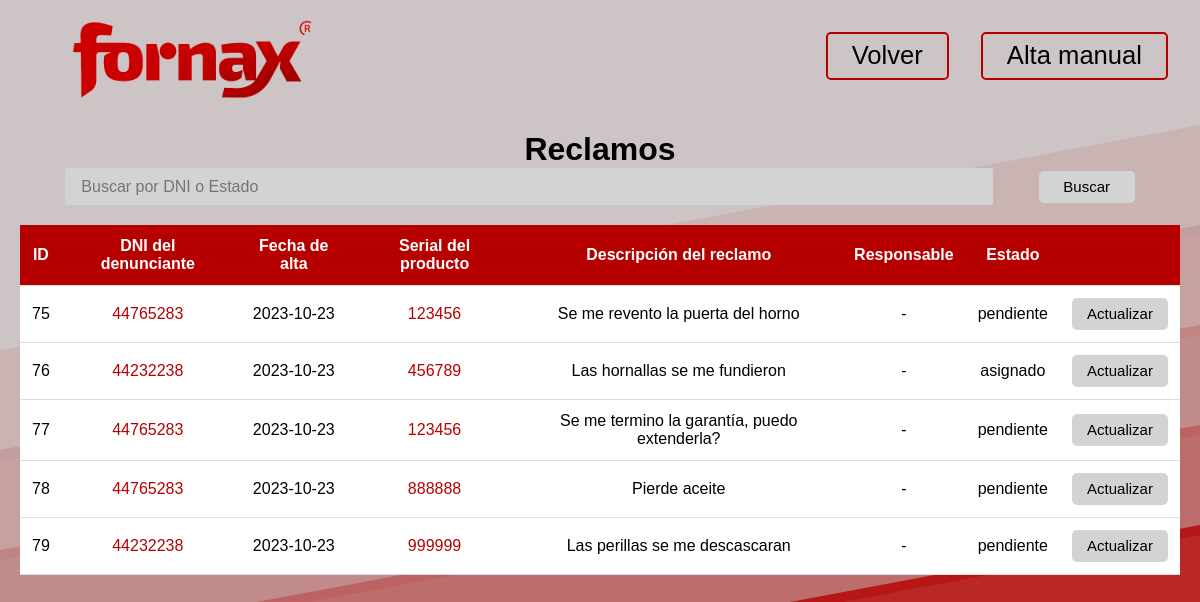
Before: /admin/reclamos/reclamos.php (signed in) with the older database file.
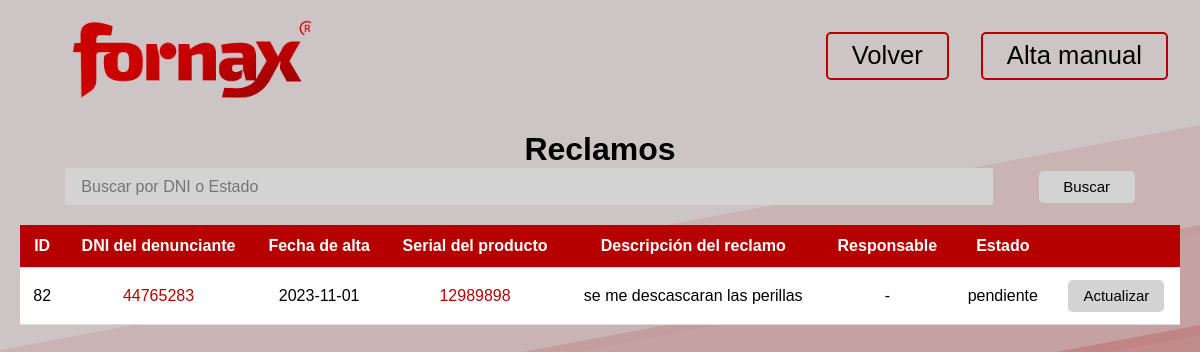
After: the same page with the newer database file.
### tables this page shows
CREATE TABLE `reclamos` (
  `id` int(11) NOT NULL,
  `dni` varchar(8) NOT NULL,
  `fecha` date NOT NULL,
  `serial` varchar(15) NOT NULL,
  `descripcion` varchar(100) NOT NULL,
  `idestado` varchar(3) DEFAULT NULL
);

CREATE TABLE `estados` (
  `idestado` varchar(3) NOT NULL,
  `nombre` varchar(15) DEFAULT NULL,
  `descripcion` varchar(50) DEFAULT NULL,
  `responsable` int(11) NOT NULL
);

### admin/reclamos/consultar_reclamos.php (the view, shortened to what this page needs)
<?php
$conn = new mysqli("localhost", "root", "", "fornaxpost");
$sql = "SELECT r.id, r.dni, r.fecha, r.serial, r.descripcion, r.idestado, r.responsable, e.nombre AS estado, e.descripcion AS estado_desc, u.nombreYapellido as responsable_nombre ,u.rol AS responsable_rol
        FROM reclamos r
        LEFT JOIN estados e ON r.idestado = e.idestado
        LEFT JOIN usuarios u ON r.responsable = u.idusuario
        ORDER BY r.id";
$result = $conn->query($sql);
if ($result->num_rows > 0) {
    while ($row = $result->fetch_assoc()) {
        echo "<tr>";
        echo "<td>" . $row["id"] . "</td>";
        echo "<td><a class='cliente-link' data-dni='" . $row["dni"] . "'>" . $row["dni"] . "</a></td>";
        echo "<td>" . $row["fecha"] . "</td>";
        echo "<td><a class='artefacto-link' data-serial='" . $row["serial"] . "'>" . $row["serial"] . "</a></td>";
        echo "<td>" . $row["descripcion"] . "</td>";
        echo "<td>" . $row["responsable_rol"] . " - " . $row["responsable_nombre"] . "</td>";
        echo "<td>" . $row["estado"] . "</td>";
        echo "<td><button class='boton' onclick='actualizarReclamo(" . $row["id"] . ")'>Actualizar</button></td>";
        echo "</tr>";
    }
} else {
    echo "<tr><td colspan='8'>No hay reclamos disponibles.</td></tr>";
}
?>

Changed rows visible on the page:
removed reclamos: id "75", dni "44765283", fecha "2023-10-23", serial "123456", descripcion "Se me revento la puerta del horno", idestado.nombre "pendiente"
removed reclamos: id "76", dni "44232238", fecha "2023-10-23", serial "456789", descripcion "Las hornallas se me fundieron", idestado.nombre "asignado"
removed reclamos: id "77", dni "44765283", fecha "2023-10-23", serial "123456", descripcion "Se me termino la garantía, puedo extenderla?", idestado.nombre "pendiente"
removed reclamos: id "78", dni "44765283", fecha "2023-10-23", serial "888888", descripcion "Pierde aceite", idestado.nombre "pendiente"
removed reclamos: id "79", dni "44232238", fecha "2023-10-23", serial "999999", descripcion "Las perillas se me descascaran", idestado.nombre "pendiente"
added reclamos: id "82", dni "44765283", fecha "2023-11-01", serial "12989898", descripcion "se me descascaran las perillas", idestado.nombre "pendiente"
